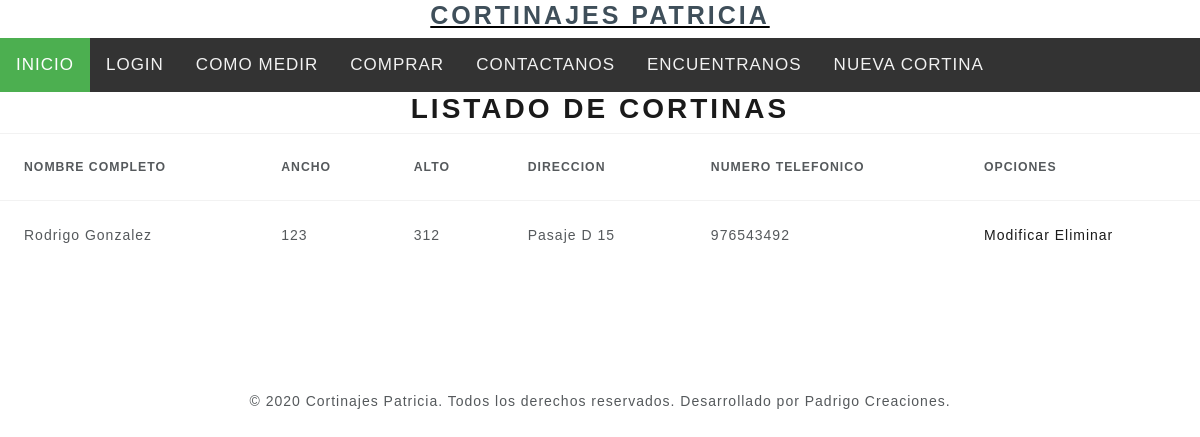
Screenshot of /listadocortinas/ with the database file from the repository.
### core/models.py (models this page shows, shortened)
class Cortinas (models.Model):
    nombre = models.CharField(max_length=500)
    ancho = models.IntegerField()
    alto = models.IntegerField()
    direccion = models.CharField(max_length=500)
    numerotelefono = models.IntegerField()

### core/views.py (the view)
# urls.py: path('listadocortinas/', listadocortinas, name="listadocortinas"),
def listadocortinas(request):
    cortinas = Cortinas.objects.all()
    data = {
        'cortinas':cortinas
    }
    return render(request, 'core/listadocortinas.html', data)

### core/templates/core/listadocortinas.html (shortened to what this page needs)
{% extends 'core/base.html' %}
{% load static %}
{% block contenido %}
<center>
<h2>Listado de cortinas</h2>
</center>
<table class="table">
    <tr>
        <th>Nombre completo</th>
        <th>Ancho</th>
        <th>Alto</th>
        <th>Direccion</th>
        <th>Numero Telefonico</th>
        <th>OPCIONES</th>
    </tr>
    {% for p in cortinas %}
    <tr>
        <td>{{ p.nombre }}</td>
        <td>{{ p.ancho }}</td>
        <td>{{ p.alto }}</td>
        <td>{{ p.direccion }}</td>
        <td>{{ p.numerotelefono }}</td>
        <td>
            <a href="{% url 'modificarcortina' p.id %}">Modificar</a>
            <a href="{% url 'eliminarcortinas' p.id %}">Eliminar</a>
        </td>
    </tr>
    {% endfor %}
</table>
{% endblock %}

### core/static/core/css/nav.css (style rules this page uses)
body { margin: 0; font-family: Arial, Helvetica, sans-serif; padding-bottom: 70px; }

### rows the page displays
Cortinas: nombre "Rodrigo Gonzalez", ancho "123", alto "312", direccion "Pasaje D 15", numerotelefono "976543492"
